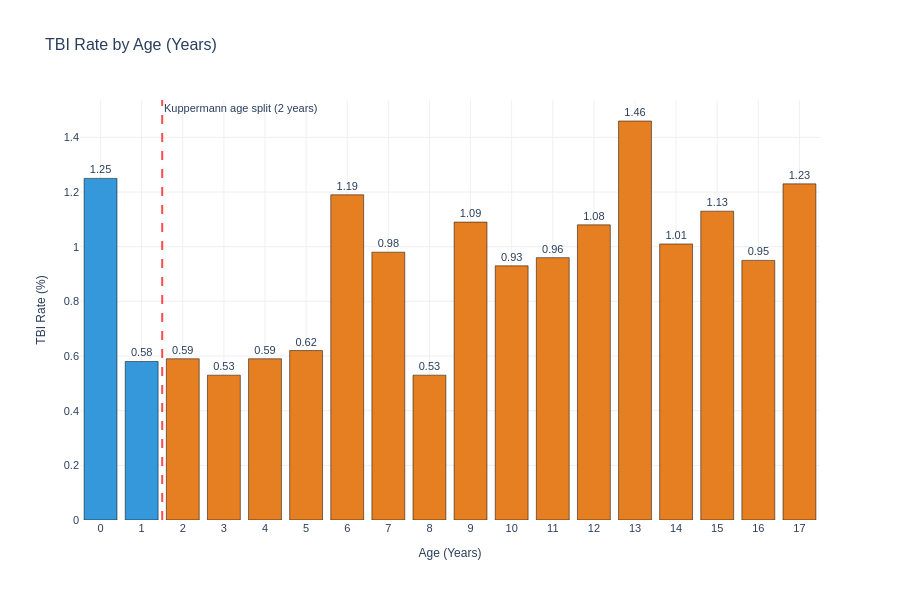

The notebook cell saved with this chart:
### Code cell
# improved chart
# ── Q3 Visualization: TBI Rate by Age (Years) ──
import plotly.graph_objects as go

# Bar chart shows the rate at each age
# Create color gradient from blue (young) to orange (old)
colors = ['#3498db' if age < 2 else '#e67e22' for age in age_year_stats.index]

fig = go.Figure()

# Add bars for each age
fig.add_trace(go.Bar(
    x=age_year_stats.index,
    y=age_year_stats['tbi_rate_pct'],
    marker=dict(color=colors, line=dict(color='black', width=0.5)),
    text=age_year_stats['tbi_rate_pct'].round(2),
    textposition='outside',
    hovertemplate='<b>Age %{x} years</b><br>TBI Rate: %{y:.2f}%<extra></extra>'
))

# Add vertical line at age 2 to show Kuppermann split point
fig.add_vline(
    x=1.5,
    line_dash='dash',
    line_color='red',
    opacity=0.7,
    annotation_text='Kuppermann age split (2 years)',
    annotation_position='top right'
)

# Update layout for publication quality
fig.update_layout(
    title=dict(text='TBI Rate by Age (Years)', 
               font=dict(size=16, family='Arial')),
    xaxis=dict(
        title='Age (Years)',
        title_font=dict(size=12),
        tickmode='linear',
        tick0=0,
        dtick=1
    ),
    yaxis=dict(
        title='TBI Rate (%)',
        title_font=dict(size=12)
    ),
    hovermode='closest',
    plot_bgcolor='white',
    paper_bgcolor='white',
    font=dict(family='Arial', size=11),
    width=900,
    height=600,
    margin=dict(l=80, r=80, t=100, b=80),
    showlegend=False
)

fig.update_xaxes(showgrid=True, gridwidth=1, gridcolor='#f0f0f0')
fig.update_yaxes(showgrid=True, gridwidth=1, gridcolor='#f0f0f0')

fig.show()

# Export as PDF for LaTeX
fig.write_image('../figs/q3_tbi_rate_by_age.pdf', width=900, height=600)
print("✓ Exported Q3 figure to q3_tbi_rate_by_age.pdf")

### Figure 1 — Plotly figure (JSON) as saved in the notebook; plotly's stock layout.template omitted (floating-point values rounded to 4 significant figures)
{"data": [{"hovertemplate": "<b>Age %{x} years</b><br>TBI Rate: %{y:.2f}%<extra></extra>", "marker": {"color": ["#3498db", "#3498db", "#e67e22", "#e67e22", "#e67e22", "#e67e22", "#e67e22", "#e67e22", "#e67e22", "#e67e22", "#e67e22", "#e67e22", "#e67e22", "#e67e22", "#e67e22", "#e67e22", "#e67e22", "#e67e22"], "line": {"color": "black", "width": 0.5}}, "text": [1.25, 0.58, 0.59, 0.53, 0.59, 0.62, 1.19, 0.98, 0.53, 1.09, 0.93, 0.96, 1.08, 1.46, 1.01, 1.13, 0.95, 1.23], "textposition": "outside", "type": "bar", "x": [0, 1, 2, 3, 4, 5, 6, 7, 8, 9, 10, 11, 12, 13, 14, 15, 16, 17], "y": [1.25, 0.58, 0.59, 0.53, 0.59, 0.62, 1.19, 0.98, 0.53, 1.09, 0.93, 0.96, 1.08, 1.46, 1.01, 1.13, 0.95, 1.23]}], "layout": {"annotations": [{"showarrow": false, "text": "Kuppermann age split (2 years)", "x": 1.5, "xanchor": "left", "xref": "x", "y": 1, "yanchor": "top", "yref": "y domain"}], "font": {"family": "Arial", "size": 11}, "height": 600, "hovermode": "closest", "margin": {"b": 80, "l": 80, "r": 80, "t": 100}, "paper_bgcolor": "white", "plot_bgcolor": "white", "shapes": [{"line": {"color": "red", "dash": "dash"}, "opacity": 0.7, "type": "line", "x0": 1.5, "x1": 1.5, "xref": "x", "y0": 0, "y1": 1, "yref": "y domain"}], "showlegend": false, "title": {"font": {"family": "Arial", "size": 16}, "text": "TBI Rate by Age (Years)"}, "width": 900, "xaxis": {"dtick": 1, "gridcolor": "#f0f0f0", "gridwidth": 1, "showgrid": true, "tick0": 0, "tickmode": "linear", "title": {"font": {"size": 12}, "text": "Age (Years)"}}, "yaxis": {"gridcolor": "#f0f0f0", "gridwidth": 1, "showgrid": true, "title": {"font": {"size": 12}, "text": "TBI Rate (%)"}}}}
